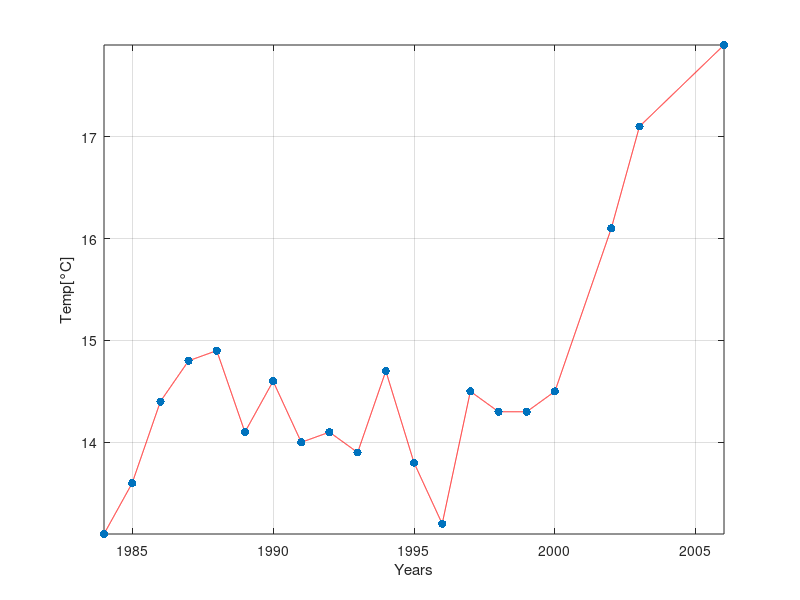

Reproduce this figure in MATLAB.
clear
load tavg_milan_v2
t = linspace(min(years),max(years),1e4)';
f = interp1(years,temp,t);
plot(t,f,'r')
hold on
scatter(years,temp,'or','filled')
xlabel('Years')
ylabel('Temp[°C]')
grid on
axis tight
clear